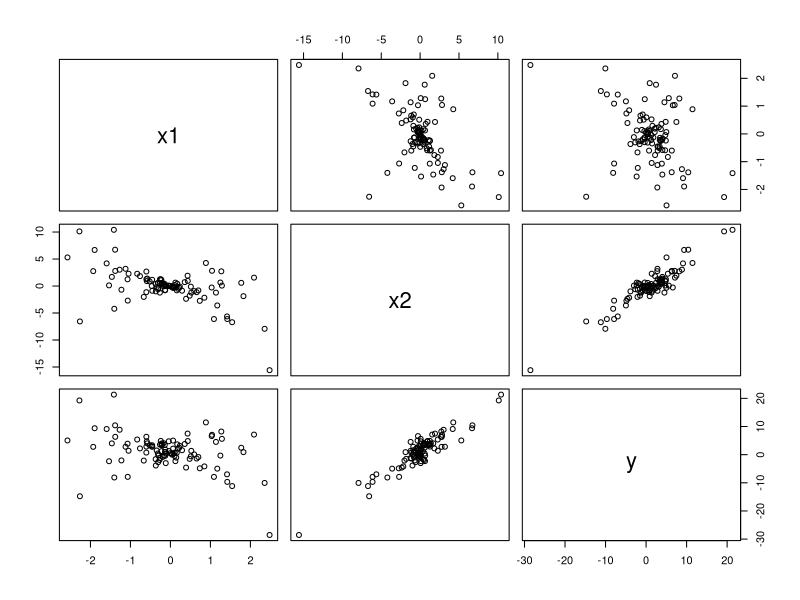

Recreate this plot in R.
library(glmnet)

x1 <- rnorm(100)
x2 <- rnorm(100, mean = -1, sd = 3)*x1
y <- 1 + x1 + 2*x2 + rnorm(100, sd = 2)
data <- data.frame(x1 = x1, x2 = x2, y = y)
pairs(data)

simple_lm <- lm(y ~ x1 + x2)
coefficients(simple_lm)

X = matrix(NA, ncol = 2, nrow = 100)
X[, 1] <- data$x1
X[, 2] <- data$x2
penalized_lm <- glmnet(x = X, y)
